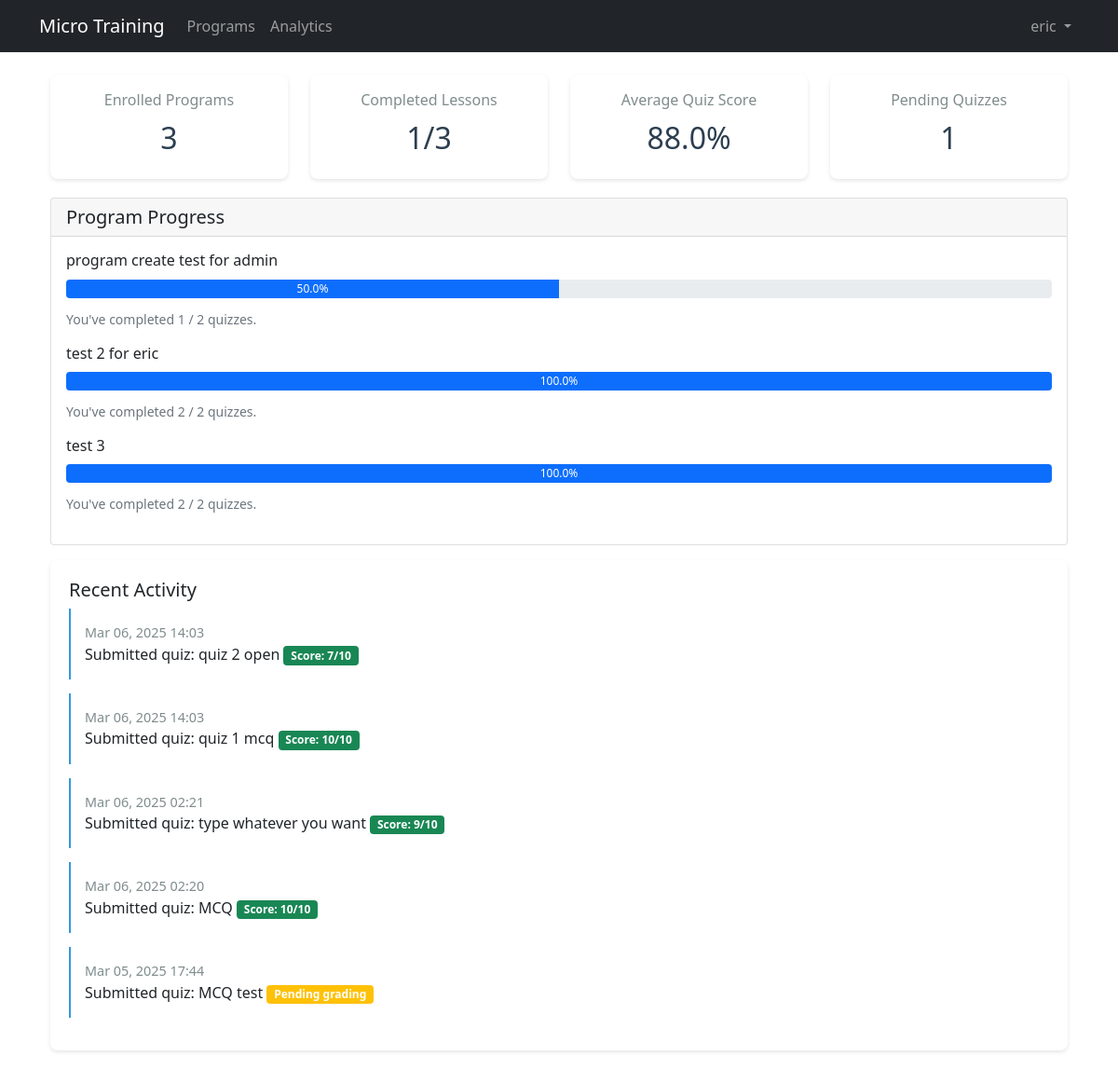
Page /analytics/user/ (signed in) on the committed database.
### accounts/models.py (models this page shows, shortened)
class User(AbstractUser):
    is_manager = models.BooleanField(
        default=False,
        verbose_name='is_manager'
    )
    department = models.CharField(
        max_length=100,
        blank=True,  # 允许为空
        verbose_name='Department'
    )
    class Meta:
        db_table = 'users'
        verbose_name = 'User'
        verbose_name_plural = 'Users'

### courses/models.py (models this page shows, shortened)
class Program(models.Model):
    title = models.CharField(max_length=200)
    description = models.TextField()
    created_at = models.DateTimeField(auto_now_add=True)
    updated_at = models.DateTimeField(auto_now=True)
    created_by = models.ForeignKey(
        settings.AUTH_USER_MODEL,
        on_delete=models.CASCADE,
        related_name='created_programs',
        null=True,
        blank=True
    )
    enrolled_users = models.ManyToManyField(
        settings.AUTH_USER_MODEL,
        through='Enrollment',
        related_name='enrolled_programs',
        through_fields=('program', 'user')
    )

class Quiz(models.Model):
    QUIZ_TYPES = (
        ('MCQ', 'Multiple Choice'),
        ('OPEN', 'Open Question')
    )
    lesson = models.ForeignKey(Lesson, on_delete=models.CASCADE, related_name='quizzes')
    title = models.CharField(max_length=200)
    question = models.TextField()
    quiz_type = models.CharField(max_length=4, choices=QUIZ_TYPES)
    points = models.PositiveIntegerField(
        help_text="Maximum points for this question",
        default=10
    )
    created_at = models.DateTimeField(auto_now_add=True)
    updated_at = models.DateTimeField(auto_now=True)

class QuizResponse(models.Model):
    GRADING_STATUS = (
        ('PENDING', 'Pending Review'),
        ('GRADED', 'Graded')
    )
    quiz = models.ForeignKey(Quiz, on_delete=models.CASCADE, related_name='responses')
    user = models.ForeignKey(settings.AUTH_USER_MODEL, on_delete=models.CASCADE)
    selected_choice = models.ForeignKey(
        QuizChoice,
        on_delete=models.CASCADE,
        null=True,
        blank=True
    )
    text_response = models.TextField(null=True, blank=True)
    points_earned = models.PositiveIntegerField(null=True, blank=True)
    grading_status = models.CharField(
        max_length=8,
        choices=GRADING_STATUS,
        default='PENDING'
    )
    grading_comment = models.TextField(null=True, blank=True)
    submitted_at = models.DateTimeField(auto_now_add=True)
    graded_at = models.DateTimeField(null=True, blank=True)
    graded_by = models.ForeignKey(
        settings.AUTH_USER_MODEL,
        on_delete=models.SET_NULL,
        null=True,
        related_name='graded_responses'
    )
    class Meta:
        unique_together = ['quiz', 'user']

### analytics/views.py (the view)
# urls.py: path('user/', views.UserDashboardView.as_view(), name='user_dashboard'),
class UserDashboardView(LoginRequiredMixin, TemplateView):
    template_name = 'analytics/user_dashboard.html'
    def get_context_data(self, **kwargs):
        context = super().get_context_data(**kwargs)
        user = self.request.user
        context['enrolled_programs'] = Program.objects.filter(
            enrolled_users=user
        )
        enrolled_programs = context['enrolled_programs']
        programs_with_progress = []
        for program in enrolled_programs:
            total_quizzes = Quiz.objects.filter(
                lesson__topic__program=program
            ).count()
            completed_quizzes = QuizResponse.objects.filter(
                user=user,
                quiz__lesson__topic__program=program,
                grading_status='GRADED'
            ).count()
            program_data = {
                'title': program.title,
                'completion_rate': (completed_quizzes / total_quizzes * 100) if total_quizzes > 0 else 0,
                'completed_quizzes': completed_quizzes,
                'total_quizzes': total_quizzes
            }
            programs_with_progress.append(program_data)
        context['programs'] = programs_with_progress  # 添加到上下文
        total_lessons = Lesson.objects.filter(
            topic__program__enrolled_users=user
        ).count()
        completed_lessons = LessonProgress.objects.filter(
            user=user,
            completed=True
        ).count()
        context['overall_progress'] = {
            'completed_lessons': completed_lessons,
            'total_lessons': total_lessons,
            'percentage': (completed_lessons / total_lessons * 100) if total_lessons > 0 else 0
        }
        graded_responses = QuizResponse.objects.filter(
            user=user,
            grading_status='GRADED',
            points_earned__isnull=False
        ).select_related('quiz')
        total_points_earned = sum(response.points_earned for response in graded_responses)
        total_possible_points = sum(response.quiz.points for response in graded_responses)
        context['quiz_stats'] = {
            'total_quizzes': Quiz.objects.filter(
                lesson__topic__program__enrolled_users=user
            ).count(),
            'completed_quizzes': QuizResponse.objects.filter(
                user=user
            ).count(),
            'pending_grading': QuizResponse.objects.filter(
                user=user,
                grading_status='PENDING'
            ).count(),
            'average_score': (total_points_earned / total_possible_points * 100) if total_possible_points > 0 else 0
        }
        context['recent_activities'] = get_recent_activities(user)
        return context

### analytics/views.py (called while the page is built)
def get_recent_activities(user):
    recent_responses = QuizResponse.objects.filter(
        user=user
    ).select_related('quiz').order_by('-submitted_at')[:5]
    activities = []
    for response in recent_responses:
        activities.append({
            'type': 'quiz_submission',
            'timestamp': response.submitted_at,
            'quiz': response.quiz,
            'points_earned': response.points_earned,  # 直接使用 response 的分数
            'description': f'Submitted quiz: {response.quiz.title}'
        })
    return sorted(activities, key=lambda x: x['timestamp'], reverse=True)

### analytics/templates/analytics/user_dashboard.html (shortened to what this page needs)
{% extends "base.html" %}
{% load static %}
{% load analytics_extras %}
{% block content %}
<div class="container-fluid mt-4">
    <div class="row">
        <div class="col-md-3">
            <div class="dashboard-card metric-card">
                <p>Enrolled Programs</p>
                <h2>{{ enrolled_programs.count }}</h2>
            </div>
        </div>
        <div class="col-md-3">
            <div class="dashboard-card metric-card">
                <p>Completed Lessons</p>
                <h2>{{ overall_progress.completed_lessons }}/{{ overall_progress.total_lessons }}</h2>
            </div>
        </div>
        <div class="col-md-3">
            <div class="dashboard-card metric-card">
                <p>Average Quiz Score</p>
                <h2>{{ quiz_stats.average_score|floatformat:1 }}%</h2>
            </div>
        </div>
        <div class="col-md-3">
            <div class="dashboard-card metric-card">
                <p>Pending Quizzes</p>
                <h2>{{ quiz_stats.pending_grading }}</h2>
            </div>
        </div>
    </div>
    <div class="card mb-3">
        <div class="card-header">
            <h5 class="mb-0">Program Progress</h5>
        </div>
        <div class="card-body">
            {% if programs %}
                {% for program in programs %}
                <div class="mb-3">
                    <h6>{{ program.title }}</h6>
                    <div class="progress">
                        <div class="progress-bar" role="progressbar"
                             style="width: {{ program.completion_rate|floatformat:1 }}%"
                             aria-valuenow="{{ program.completion_rate|floatformat:1 }}"
                             aria-valuemin="0"
                             aria-valuemax="100">
                            {{ program.completion_rate|floatformat:1 }}%
                        </div>
                    </div>
                    <small class="text-muted">
                        You've completed {{ program.completed_quizzes }} / {{ program.total_quizzes }} quizzes.
                    </small>
                </div>
                {% endfor %}
            {% else %}
                <p class="text-muted">You have not enrolled in any programs yet.</p>
            {% endif %}
        </div>
    </div>
    <div class="dashboard-card">
        <h5>Recent Activity</h5>
        {% for activity in recent_activities %}
        <div class="timeline-item">
            <div class="time">{{ activity.timestamp|date:"M d, Y H:i" }}</div>
            {% if activity.type == 'lesson_completion' %}
            <div>Completed lesson: {{ activity.lesson.title }}</div>
            {% elif activity.type == 'quiz_submission' %}
            <div>
                Submitted quiz: {{ activity.quiz.title }}
                {% if activity.points_earned is not None %}
                <span class="badge bg-success">Score: {{ activity.points_earned }}/{{ activity.quiz.points }}</span>
                {% else %}
                <span class="badge bg-warning">Pending grading</span>
                {% endif %}
            </div>
            {% endif %}
        </div>
        {% endfor %}
    </div>
</div>
{% endblock %}

### templates/base.html (shortened to what this page needs)
{% load static %}
<!DOCTYPE html>
<html lang="en">
<head>
    <link href="https://cdn.jsdelivr.net/npm/bootstrap@5.1.3/dist/css/bootstrap.min.css" rel="stylesheet">
</head>
<body>
    <nav class="navbar navbar-expand-lg navbar-dark bg-dark">
        <div class="container">
            <a class="navbar-brand" href="{% url 'home' %}">Micro Training</a>
            <div class="collapse navbar-collapse" id="navbarNav">
                <ul class="navbar-nav me-auto">
                    {% if user.is_authenticated %}
                    <li class="nav-item">
                        <a class="nav-link" href="{% url 'courses:program_list' %}">Programs</a>
                    </li>
                    <li class="nav-item">
                        {% if user.is_manager %}
                        <a class="nav-link" href="{% url 'analytics:manager_dashboard' %}">Analytics</a>
                        {% else %}
                        <a class="nav-link" href="{% url 'analytics:user_dashboard' %}">Analytics</a>
                        {% endif %}
                    </li>
                    {% endif %}
                </ul>
                <ul class="navbar-nav">
                    {% if user.is_authenticated %}
                    <li class="nav-item dropdown">
                        <a class="nav-link dropdown-toggle" href="#" id="userDropdown" role="button" data-bs-toggle="dropdown">
                            {{ user.username }}
                        </a>
                    </li>
                    {% endif %}
                </ul>
            </div>
        </div>
    </nav>
    <div class="container mt-4">
        {% block content %}
        {% endblock %}
    </div>
</body>
</html>

### analytics/templates/analytics/user_dashboard.html (style rules this page uses)
.dashboard-card { background: white; border-radius: 8px; padding: 20px; margin-bottom: 20px; box-shadow: 0 2px 4px rgba(0,0,0,0.1); }
.metric-card { text-align: center; padding: 15px; }
.metric-card h2 { font-size: 2em; margin: 10px 0; color: #2c3e50; }
.metric-card p { color: #7f8c8d; margin: 0; }
.progress { height: 20px; margin: 10px 0; }
.timeline-item { padding: 15px; border-left: 2px solid #3498db; margin-bottom: 15px; }
.timeline-item .time { color: #7f8c8d; font-size: 0.9em; }

### rows in the picture
User: username "eric"
Program: title "program create test for admin"
Program: title "test 2 for eric"
Program: title "test 3"
Quiz: timestamp "Mar 06, 2025 14:03", quiz "quiz 2 open", points_earned "7", quiz.points "10"
Quiz: timestamp "Mar 06, 2025 14:03", quiz "quiz 1 mcq", points_earned "10", quiz.points "10"
Quiz: timestamp "Mar 06, 2025 02:21", quiz "type whatever you want", points_earned "9", quiz.points "10"
Quiz: timestamp "Mar 06, 2025 02:20", quiz "MCQ", points_earned "10", quiz.points "10"
Quiz: timestamp "Mar 05, 2025 17:44", quiz "MCQ test", shows "Pending grading"

### other values in the picture
{{ enrolled_programs.count }} "3"
{{ overall_progress.completed_lessons }} "1"
{{ overall_progress.total_lessons }} "3"
{{ quiz_stats.average_score|floatformat:1 }} "88.0"
{{ quiz_stats.pending_grading }} "1"
{{ program.completion_rate|floatformat:1 }} "50.0" "100.0" "100.0"
{{ program.completed_quizzes }} "1" "2" "2"
{{ program.total_quizzes }} "2" "2" "2"
